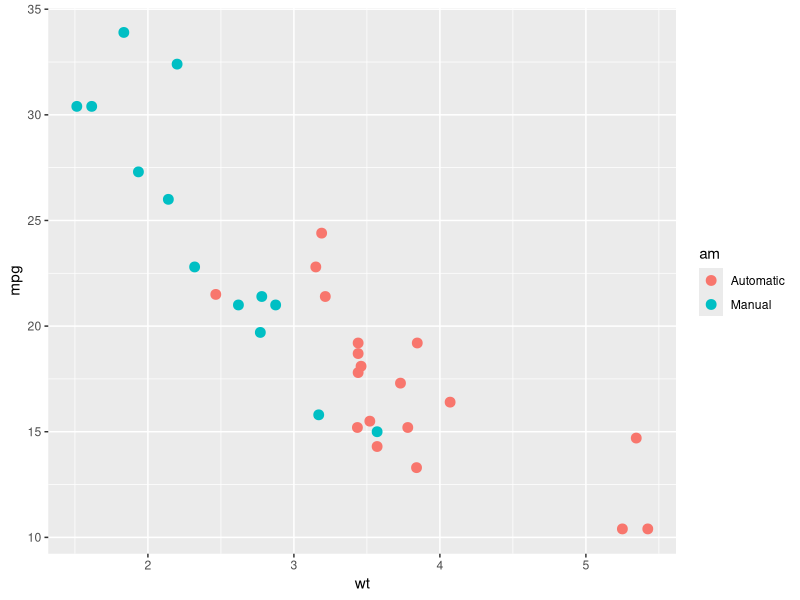
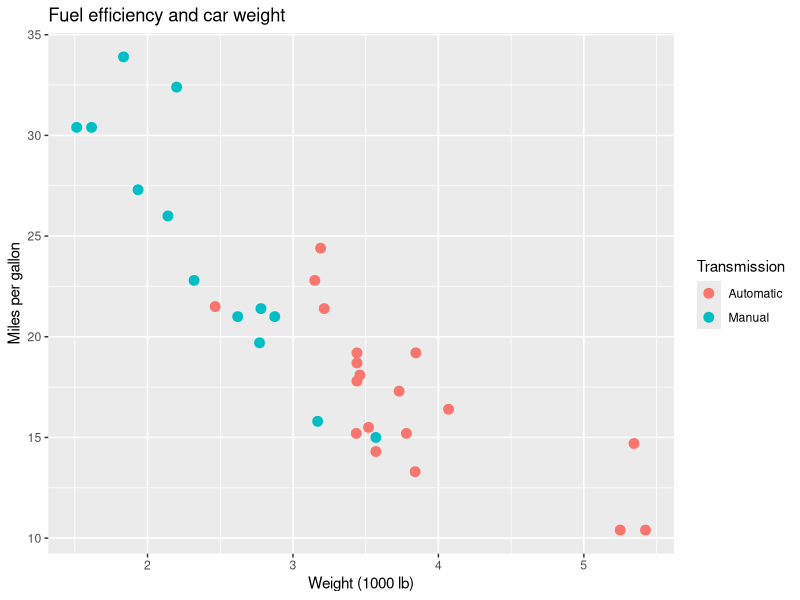
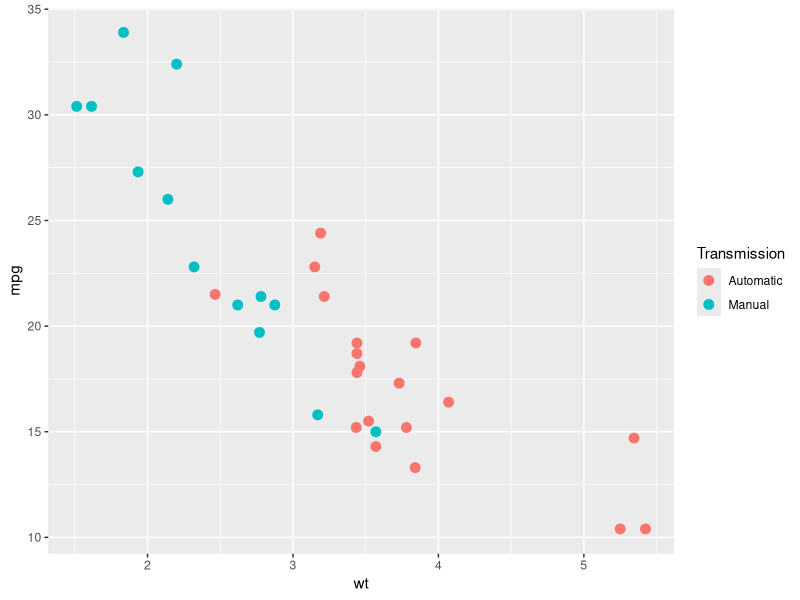
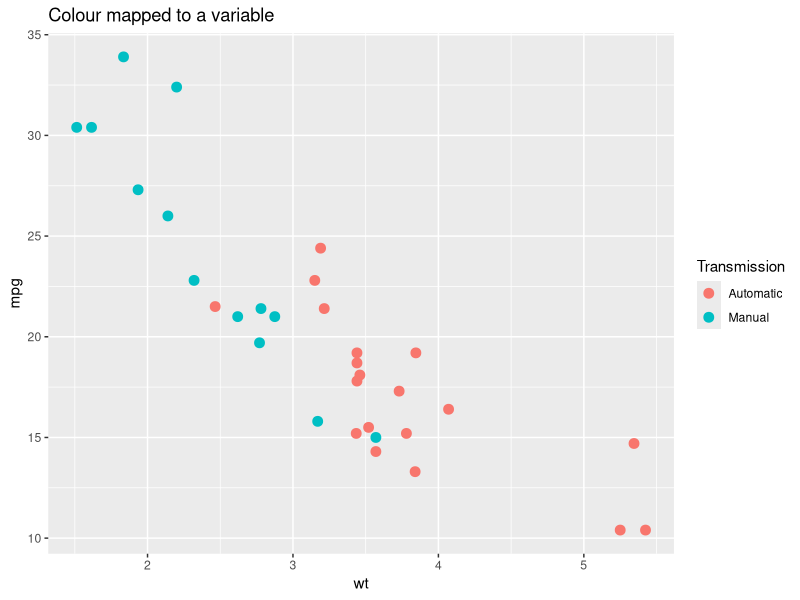
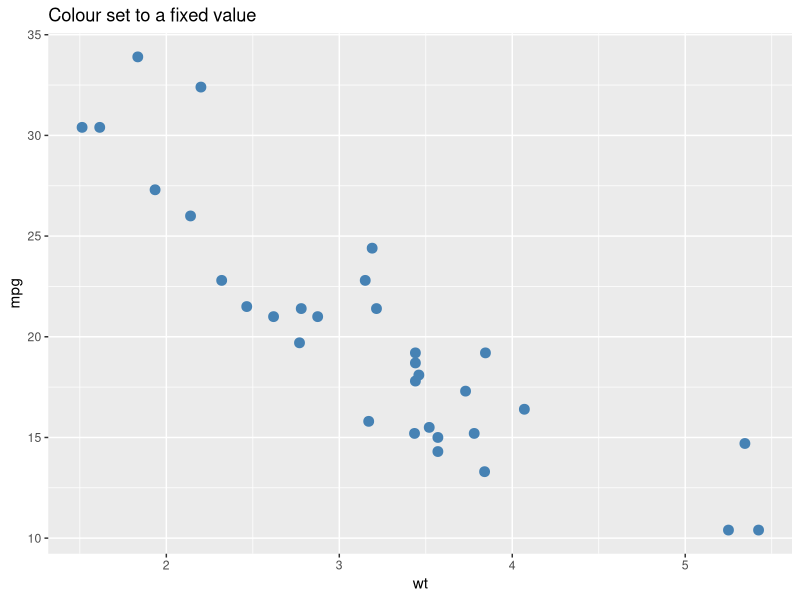
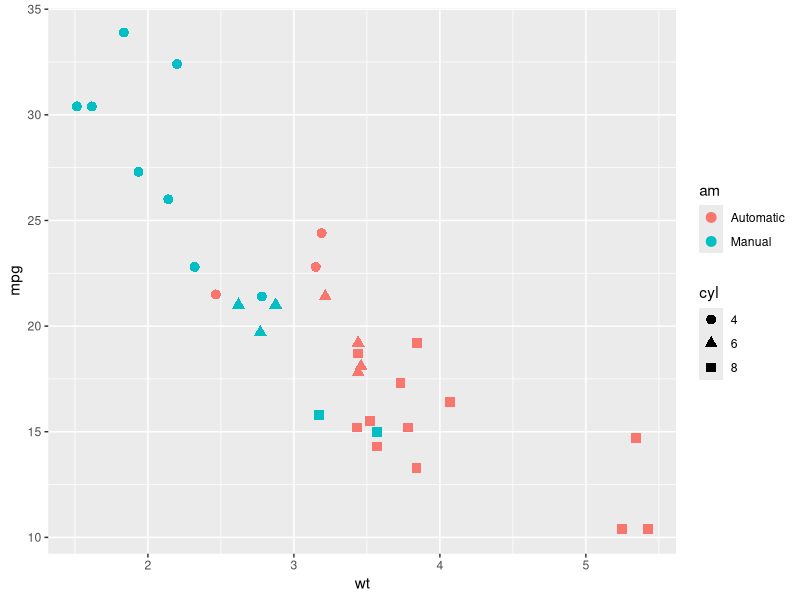
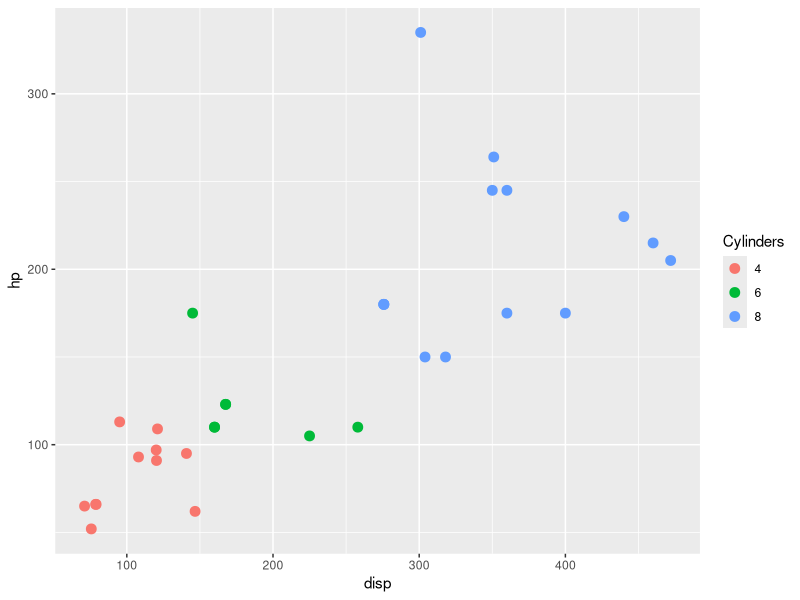
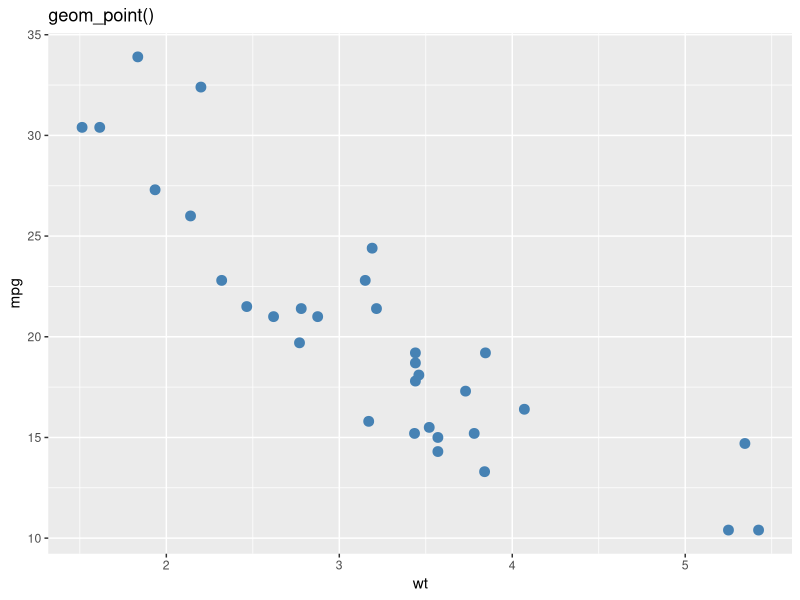

The R script that drew these images, in order:
## ---- chunk 1
library(knitr)
library(ggplot2)
library(dplyr)
library(patchwork)  # for combining multiple plots into one layout
library(tibble)

opts_chunk$set(echo = TRUE, message = FALSE, warning = FALSE)

cars <- mtcars %>%
  rownames_to_column(var = "car") %>%   # move row names (car models) into a real column
  mutate(
    cyl = factor(cyl),                  # treat cylinder count as a category, not a number
    gear = factor(gear),                # same for number of gears
    am = factor(am, levels = c(0, 1), labels = c("Automatic", "Manual"))  # give 0/1 readable labels
  )
## ---- chunk 2
ggplot(cars, aes(x = wt, y = mpg, color = am)) +
  geom_point(size = 3)
## ---- chunk 3
ggplot(cars, aes(x = wt, y = mpg, color = am)) +
  geom_point(size = 3) +
  labs(title = "Fuel efficiency and car weight",
    x = "Weight (1000 lb)",
    y = "Miles per gallon",
    color = "Transmission"
  )
## ---- chunk 4
glimpse(cars)
## ---- chunk 5
ggplot(cars, aes(x = wt, y = mpg, color = am)) +  # wt -> x, mpg -> y, am -> colour
  geom_point(size = 3) +
  labs(color = "Transmission")
## ---- chunk 6
mapped_plot <- ggplot(cars, aes(x = wt, y = mpg, color = am)) +  # color inside aes() = data-driven
  geom_point(size = 3) +
  labs(title = "Colour mapped to a variable", color = "Transmission")

mapped_plot
## ---- chunk 7
set_plot <- ggplot(cars, aes(x = wt, y = mpg)) +
  geom_point(size = 3, color = "steelblue") +  # color outside aes() = fixed value for all points
  labs(title = "Colour set to a fixed value")

set_plot
## ---- chunk 8
ggplot(cars, aes(x = wt, y = mpg, color = am, shape = cyl)) +  # two aesthetics mapped at once
  geom_point(size = 3)
## ---- chunk 9
ggplot(cars, aes(x = disp, y = hp, color = cyl)) +  # cyl mapped to color (inside aes)
  geom_point(size = 3) +                             # size set to fixed value (outside aes)
  labs(color = "Cylinders")                          # rename the colour legend
## ---- chunk 10
scatter_geom <- ggplot(cars, aes(x = wt, y = mpg)) +
  geom_point(color = "steelblue", size = 3) +
  labs(title = "geom_point()")

scatter_geom
## ---- chunk 11
hist_geom <- ggplot(cars, aes(x = mpg)) +
  geom_histogram(binwidth = 2, fill = "tomato", color = "white") +  # binwidth controls bar width; color is bar border
  labs(title = "geom_histogram()")

hist_geom
## ---- chunk 12
bar_geom <- ggplot(cars, aes(x = cyl)) +
  geom_bar(fill = "grey40") +   # geom_bar() counts rows per category automatically
  labs(title = "geom_bar()", x = "Cylinders")

bar_geom
## ---- chunk 13
box_geom <- ggplot(cars, aes(x = cyl, y = mpg)) +
  geom_boxplot(fill = "khaki") +
  labs(title = "geom_boxplot()", x = "Cylinders")

box_geom
## ---- chunk 14
ggplot(cars, aes(x = gear, y = mpg)) +
  geom_boxplot(fill = "grey85", outlier.shape = NA) +  # hide outlier dots so jitter shows all cars
  geom_jitter(aes(color = am), width = 0.15, size = 2.5, alpha = 0.85) +  # map transmission to colour and spread points slightly
  labs(x = "Gears", y = "Miles per gallon", color = "Transmission") +
  theme_minimal()
## ---- chunk 15
ggplot(cars, aes(x = wt, y = mpg)) +
  geom_point(aes(color = am), size = 3) +
  geom_smooth(method = "lm", se = FALSE, color = "black", linewidth = 0.8) +  # lm = linear trend line; se = FALSE hides confidence ribbon
  geom_text(
    data = cars %>% filter(mpg > 30 | wt > 5),  # only label the extreme/interesting cars
    aes(label = car),
    check_overlap = TRUE,  # skip labels that would overlap each other
    nudge_y = 1,           # shift labels slightly above their points
    size = 3
  ) +
  labs(color = "Transmission")
## ---- chunk 16
ggplot(cars, aes(x = gear, y = mpg)) +
  geom_boxplot(fill = "grey85", outlier.shape = NA) +       # hide outlier dots; jitter will show all points
  geom_jitter(aes(color = am), width = 0.15, size = 2.5, alpha = 0.85) +  # color mapped per-geom, not inherited
  labs(x = "Gears", y = "Miles per gallon", color = "Transmission")
## ---- chunk 17
numeric_default <- ggplot(cars, aes(x = hp, y = mpg)) +
  geom_point(size = 3, color = "grey40") +
  labs(title = "Default numeric scales")

numeric_default
## ---- chunk 18
numeric_scaled <- ggplot(cars, aes(x = hp, y = mpg)) +
  geom_point(size = 3, color = "grey40") +
  scale_x_continuous(breaks = seq(50, 350, by = 50)) +  # seq() generates tick positions: 50, 100, 150 ...
  scale_y_continuous(breaks = seq(10, 35, by = 5)) +
  labs(title = "Custom numeric breaks")

numeric_scaled
## ---- chunk 19
default_order_plot <- ggplot(cars, aes(x = factor(cyl), y = mpg)) +
  geom_boxplot(fill = "grey80") +
  labs(title = "Default order", x = "Cylinders")

default_order_plot
## ---- chunk 20
reordered_plot <- ggplot(cars, aes(x = factor(cyl, levels = c("8", "6", "4")), y = mpg)) +  # set the category order directly
  geom_boxplot(fill = "tomato") +
  labs(title = "Manually reordered", x = "Cylinders")

reordered_plot
## ---- chunk 21
color_scale_plot <- ggplot(cars, aes(x = wt, y = mpg, color = hp)) +
  geom_point(size = 4) +
  scale_color_gradient(low = "skyblue", high = "firebrick") +  # low hp = blue, high hp = red
  labs(title = "Continuous colour scale", color = "Horsepower")

color_scale_plot
## ---- chunk 22
mean_mpg_by_cyl_gear <- cars %>%
  group_by(cyl, gear) %>%
  summarise(mean_mpg = mean(mpg), .groups = "drop")  # .groups = "drop" removes grouping after summarise
## ---- chunk 23
fill_scale_plot <- ggplot(mean_mpg_by_cyl_gear, aes(x = cyl, y = gear, fill = mean_mpg)) +
  geom_tile(color = "white", linewidth = 0.8) +                          # color here is the tile border, not fill
  geom_text(aes(label = round(mean_mpg, 1)), color = "white", fontface = "bold") +  # overlay value labels on tiles
  scale_fill_gradient(low = "khaki1", high = "darkgreen") +
  labs(
    title = "Continuous fill scale",
    x = "Cylinders",
    y = "Gears",
    fill = "Mean mpg"
  )

fill_scale_plot
## ---- chunk 24
styled_plot <- ggplot(cars, aes(x = wt, y = mpg, color = am)) +
  geom_point(size = 3) +
  labs(
    title = "Heavier cars tend to have lower fuel efficiency",
    subtitle = "Transmission highlights one part of the pattern in mtcars",
    x = "Weight (1000 lb)",
    y = "Miles per gallon",
    color = "Transmission"
  ) +
  theme_minimal(base_size = 12) +  # clean background; base_size scales all text proportionally
  theme(legend.position = "top")   # move legend above the plot

styled_plot
## ---- chunk 25
dashboard_plot <- (styled_plot / (reordered_plot | fill_scale_plot)) +  # / stacks rows; inner | places side by side
  plot_annotation(
    title = "Three views of the mtcars dataset",
    subtitle = "Scatter plot, reordered box plot, and summary heatmap",
    caption = "Data source: mtcars"
  ) +
  plot_layout(guides = "collect")  # merge duplicate legends into one shared legend

dashboard_plot
## ---- chunk 26
png_file <- tempfile("mtcars-plot-", fileext = ".png")  # tempfile() creates a safe throwaway path
pdf_file <- tempfile("mtcars-plot-", fileext = ".pdf")

ggsave(filename = png_file, plot = styled_plot, width = 8, height = 5, dpi = 300)  # dpi = resolution; 300 is print quality
ggsave(filename = pdf_file, plot = styled_plot, width = 8, height = 5)             # PDF is vector so dpi is irrelevant

png_file  # print the path so you can inspect the saved file
pdf_file
## ---- chunk 27
fuel_scatter <- ggplot(cars, aes(x = wt, y = mpg, color = hp)) +
  geom_point(size = 3) +
  scale_color_gradient(low = "lightblue", high = "darkred") +  # encodes a third variable (hp) through colour
  labs(
    title = "Fuel efficiency vs weight",
    x = "Weight (1000 lb)",
    y = "Miles per gallon",
    color = "Horsepower"
  )

fuel_boxplot <- ggplot(cars, aes(x = reorder(factor(cyl), mpg, median), y = mpg, fill = am)) +  # sort cylinders by median mpg
  geom_boxplot() +
  labs(
    title = "Fuel efficiency by cylinder count",
    x = "Cylinders",
    y = "Miles per gallon",
    fill = "Transmission"
  )

fuel_scatter | fuel_boxplot  # combine the two panels side by side
